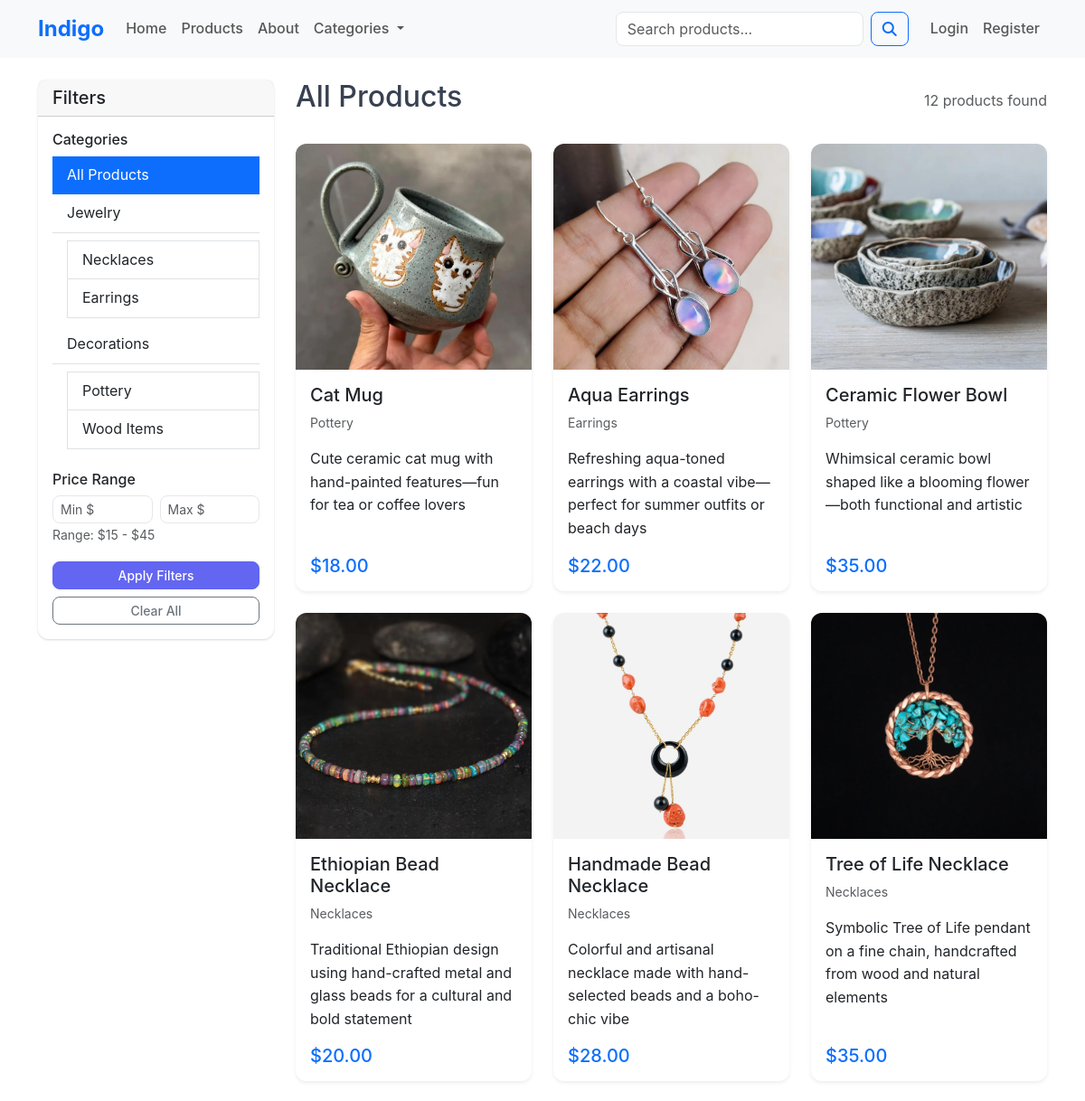
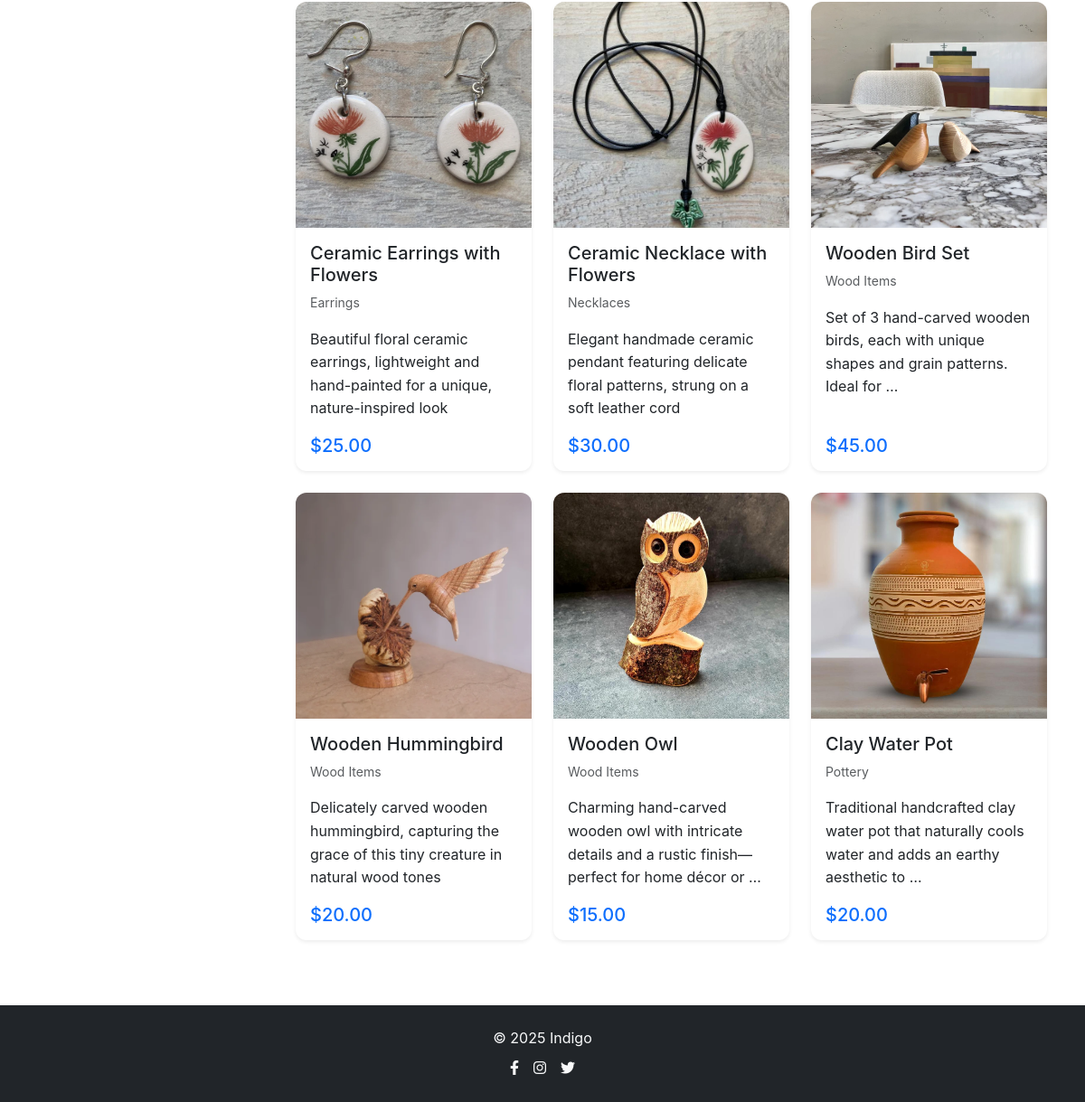
Screenshot of /products/ with the database file from the repository (2 pictures, top to bottom).
### store/models.py (models this page shows, shortened)
class Category(models.Model):
    CATEGORY_CHOICES = [
        ('decorations', 'Decorations'),
        ('jewelry', 'Jewelry'),
    ]
    name = models.CharField(max_length=50, choices=CATEGORY_CHOICES, unique=True)
    description = models.TextField(blank=True)
    created_at = models.DateTimeField(auto_now_add=True)
    class Meta:
        verbose_name_plural = "Categories"

class Subcategory(models.Model):
    SUBCATEGORY_CHOICES = [
        ('pottery', 'Pottery'),
        ('wood', 'Wood Items'),
        ('necklaces', 'Necklaces'),
        ('earrings', 'Earrings'),
    ]
    name = models.CharField(max_length=50, choices=SUBCATEGORY_CHOICES, unique=True)
    category = models.ForeignKey(Category, on_delete=models.CASCADE, related_name='subcategories')
    description = models.TextField(blank=True)
    created_at = models.DateTimeField(auto_now_add=True)
    class Meta:
        verbose_name_plural = "Subcategories"
        unique_together = ('name', 'category')

class Product(models.Model):
    name = models.CharField(max_length=200)
    description = models.TextField()
    price = models.DecimalField(
        max_digits=10,
        decimal_places=2,
        validators=[MinValueValidator(0.01)]
    )
    category = models.ForeignKey(Category, on_delete=models.CASCADE, related_name='products')
    subcategory = models.ForeignKey(Subcategory, on_delete=models.CASCADE, related_name='products', null=True, blank=True)
    image = models.ImageField(upload_to='products/', default='static/default.jpg') #upload to media directory
    stock_quantity = models.PositiveIntegerField(
        default=0,
        validators=[MaxValueValidator(9999)]
    )
    is_active = models.BooleanField(default=True) #is active on website
    featured = models.BooleanField(default=False) #is featured on home page
    created_by = models.ForeignKey(User, on_delete=models.SET_NULL, null=True, blank=True, related_name='created_products')
    created_at = models.DateTimeField(auto_now_add=True)
    updated_at = models.DateTimeField(auto_now=True)
    class Meta:
        ordering = ['-created_at']
        indexes = [
            models.Index(fields=['category', 'is_active']),
            models.Index(fields=['subcategory', 'is_active']),
            models.Index(fields=['featured', 'is_active']),
            models.Index(fields=['price']),
            models.Index(fields=['created_at']),
            models.Index(fields=['created_by']),
        ]

### store/views.py (the view, shortened to what this page needs)
# urls.py: path('products/', views.product_list, name='product_list'),
def product_list(request):
    try:
        products = Product.objects.filter(is_active=True).select_related('category', 'subcategory')
        categories = Category.objects.all().prefetch_related('subcategories')
        category = request.GET.get('category', '').strip()
        if category:
            try:
                category_obj = Category.objects.get(name=category)
                products = products.filter(category=category_obj)
            except Category.DoesNotExist:
                category = ''
        subcategory = request.GET.get('subcategory', '').strip()
        if subcategory:
            try:
                subcategory_obj = Subcategory.objects.get(name=subcategory)
                products = products.filter(subcategory=subcategory_obj)
            except Subcategory.DoesNotExist:
                subcategory = ''
        min_price = request.GET.get('min_price', '').strip()
        max_price = request.GET.get('max_price', '').strip()
        search_query = request.GET.get('search', '').strip()
        if search_query:
            products = products.filter(
                Q(name__icontains=search_query) |
                Q(description__icontains=search_query)
            )
        all_products = Product.objects.filter(is_active=True)
        price_range = all_products.aggregate(
            min_price=Min('price'),
            max_price=Max('price')
        )
        if not price_range['min_price']:
            price_range = {'min_price': 0, 'max_price': 1000}
        current_category_obj = None
        if category:
            try:
                current_category_obj = Category.objects.get(name=category)
            except Category.DoesNotExist:
                pass
        return render(request, 'store/product_list.html', {
            'products': products,
            'categories': categories,
            'current_category': category,
            'current_category_obj': current_category_obj,
            'current_subcategory': subcategory,
            'search_query': search_query,
            'min_price': min_price,
            'max_price': max_price,
            'price_range': price_range
        })
    except Exception:
        return render(request, 'store/product_list.html', {
            'products': [],
            'categories': [],
            'current_category': '',
            'current_category_obj': None,
            'current_subcategory': '',
            'search_query': '',
            'min_price': '',
            'max_price': '',
            'price_range': {'min_price': 0, 'max_price': 1000}
        })

### Indigo/context_processors.py (called while the page is built)
def cart_count(request):
    if request.user.is_authenticated:
        try:
            cart = Cart.objects.get(user=request.user)
            return {'cart_count': cart.total_items}
        except Cart.DoesNotExist:
            return {'cart_count': 0}
    return {'cart_count': 0}

def wishlist_count(request):
    if request.user.is_authenticated:
        try:
            wishlist = Wishlist.objects.get(user=request.user)
            return {'wishlist_count': wishlist.total_items}
        except Wishlist.DoesNotExist:
            return {'wishlist_count': 0}
    return {'wishlist_count': 0}

### store/templates/store/product_list.html (shortened to what this page needs)
{% extends 'base.html' %}
{% load static %}
{% block content %}
<div class="container py-4">
    <div class="row">
        <div class="col-lg-3">
            <div class="card">
                <div class="card-header">
                    <h5 class="mb-0">Filters</h5>
                </div>
                <div class="card-body">
                    <form method="GET" id="filterForm">
                        <h6>Categories</h6>
                        <div class="list-group list-group-flush mb-3">
                            <a href="{% url 'store:product_list' %}" class="list-group-item list-group-item-action
                            {% if not current_category %}active{% endif %}">
                                All Products
                            </a>
                            {% for category in categories %}
                                <a href="{% url 'store:product_list' %}?category={{ category.name }}"
                                class="list-group-item list-group-item-action
                                {% if current_category == category.name and not current_subcategory %}active{% endif %}">
                                    {{ category.get_name_display }}
                                </a>
                                <div class="ms-3 my-2">
                                    {% for subcategory in category.subcategories.all %}
                                        <a href="{% url 'store:product_list' %}?category={{ category.name }}&subcategory={{ subcategory.name }}"
                                        class="list-group-item list-group-item-action
                                        {% if current_category == category.name and current_subcategory == subcategory.name %}active{% endif %}">
                                            {{ subcategory.get_name_display }}
                                        </a>
                                    {% endfor %}
                                </div>
                            {% endfor %}
                        </div>
                        <h6>Price Range</h6>
                        <div class="mb-3">
                            <div class="row g-2">
                                <div class="col-6">
                                    <input type="number" name="min_price" class="form-control form-control-sm"
                                           placeholder="Min $" value="{{ min_price }}" min="0" step="1">
                                </div>
                                <div class="col-6">
                                    <input type="number" name="max_price" class="form-control form-control-sm"
                                           placeholder="Max $" value="{{ max_price }}" min="0" step="1">
                                </div>
                            </div>
                            <small class="text-muted">Range: ${{ price_range.min_price }} - ${{ price_range.max_price }}</small>
                        </div>
                        <button type="submit" class="btn btn-primary btn-sm w-100 mb-2">Apply Filters</button>
                        <a href="{% url 'store:product_list' %}" class="btn btn-outline-secondary btn-sm w-100">Clear All</a>
                    </form>
                </div>
            </div>
        </div>
        <div class="col-lg-9">
            <div class="d-flex justify-content-between align-items-center mb-4">
                <h2>
                    {% if current_subcategory %}
                        {% for subcategory in current_category_obj.subcategories.all %}
                            {% if subcategory.name == current_subcategory %}
                                {{ subcategory.get_name_display }} Products
                            {% endif %}
                        {% endfor %}
                    {% elif current_category %}
                        {{ current_category_obj.get_name_display }} Products
                    {% elif search_query %}
                        Search Results for "{{ search_query }}"
                    {% else %}
                        All Products
                    {% endif %}
                </h2>
                <span class="text-muted">{{ products|length }} products found</span>
            </div>
            {% if products %}
            <div class="row g-4">
                {% for product in products %}
                <div class="col-lg-4 col-md-6">
                    <div class="card product-card h-100 border-0 shadow-sm" data-url="{% url 'store:product_detail' product.pk %}">
                        <img src="{{ product.image.url }}" class="card-img-top" alt="{{ product.name }}">
                        <div class="card-body d-flex flex-column">
                            <h5 class="card-title">{{ product.name }}</h5>
                            <p class="card-text text-muted small">{{ product.subcategory.get_name_display }}</p>
                            <p class="card-text flex-grow-1">{{ product.description|truncatewords:15 }}</p>
                            <div class="d-flex justify-content-between align-items-center">
                                <span class="h5 text-primary mb-0">${{ product.price }}</span>
                            </div>
                        </div>
                    </div>
                </div>
                {% endfor %}
            </div>
            {% endif %}
        </div>
    </div>
</div>
{% endblock %}

### static/css/style.css (style rules this page uses)
:root { --primary-color: #6366f1; --secondary-color: #8b5cf6; --accent-color: #d97706; --success-color: #10b981; --warning-color: #f59e0b; --danger-color: #ef4444; --dark-color: #1f2937; --light-color: #f9fafb; --border-color: #e5e7eb; }
body { font-family: 'Inter', -apple-system, BlinkMacSystemFont, 'Segoe UI', Roboto, sans-serif; line-height: 1.6; color: #374151; }
.card { border: none; border-radius: 12px; box-shadow: 0 1px 3px 0 rgba(0, 0, 0, 0.1), 0 1px 2px 0 rgba(0, 0, 0, 0.06); transition: all 0.3s ease; }
.btn { border-radius: 8px; font-weight: 500; transition: all 0.3s ease; }
.btn-primary { background-color: var(--primary-color); border-color: var(--primary-color); }
.form-control { border-radius: 8px; border: 1px solid var(--border-color); transition: all 0.3s ease; }

### static/css/store.css (style rules this page uses)
.product-card { overflow: hidden; cursor: pointer; transition: all 0.3s ease; }
.product-card .card-img-top { height: 250px; object-fit: cover; transition: transform 0.3s ease; }

### rows the page displays
Category: name "Jewelry"
Subcategory: name "Necklaces"
Subcategory: name "Earrings"
Category: name "Decorations"
Subcategory: name "Pottery"
Subcategory: name "Wood Items"
Product: image (picture), name "Cat Mug", subcategory.name "Pottery", description "Cute ceramic cat mug with hand-painted features—fun for tea or coffee lovers", price "18.00"
Product: image (picture), name "Aqua Earrings", subcategory.name "Earrings", description "Refreshing aqua-toned earrings with a coastal vibe—perfect for summer outfits or beach days", price "22.00"
Product: image (picture), name "Ceramic Flower Bowl", subcategory.name "Pottery", description "Whimsical ceramic bowl shaped like a blooming flower—both functional and artistic", price "35.00"
Product: image (picture), name "Ethiopian Bead Necklace", subcategory.name "Necklaces", description "Traditional Ethiopian design using hand-crafted metal and glass beads for a cultural and bold statement", price "20.00"
Product: image (picture), name "Handmade Bead Necklace", subcategory.name "Necklaces", description "Colorful and artisanal necklace made with hand-selected beads and a boho-chic vibe", price "28.00"
Product: image (picture), name "Tree of Life Necklace", subcategory.name "Necklaces", description "Symbolic Tree of Life pendant on a fine chain, handcrafted from wood and natural elements", price "35.00"
Product: image (picture), name "Ceramic Earrings with Flowers", subcategory.name "Earrings", description "Beautiful floral ceramic earrings, lightweight and hand-painted for a unique, nature-inspired look", price "25.00"
Product: image (picture), name "Ceramic Necklace with Flowers", subcategory.name "Necklaces", description "Elegant handmade ceramic pendant featuring delicate floral patterns, strung on a soft leather cord", price "30.00"
Product: image (picture), name "Wooden Bird Set", subcategory.name "Wood Items", description "Set of 3 hand-carved wooden birds, each with unique shapes and grain patterns. Ideal for …", price "45.00"
Product: image (picture), name "Wooden Hummingbird", subcategory.name "Wood Items", description "Delicately carved wooden hummingbird, capturing the grace of this tiny creature in natural wood tones", price "20.00"
Product: image (picture), name "Wooden Owl", subcategory.name "Wood Items", description "Charming hand-carved wooden owl with intricate details and a rustic finish—perfect for home décor or …", price "15.00"
Product: image (picture), name "Clay Water Pot", subcategory.name "Pottery", description "Traditional handcrafted clay water pot that naturally cools water and adds an earthy aesthetic to …", price "20.00"

### other values shown
{{ price_range.min_price }} "15"
{{ price_range.max_price }} "45"
{{ products|length }} "12"
